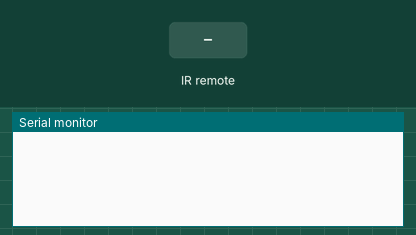
The sketch below on a simulated Arduino Uno, built with avr-gcc and run on an emulated ATmega328P. On the bench: the last lines printed to the serial monitor. The inputs (shaded band) are chosen by the test bench.

Above: at 1.2 s.
1.3 s: infrared code 0xB946FF00 received
At 2.5 s:
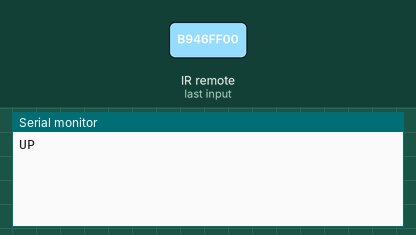
2.8 s: infrared code 0xEA15FF00 received
At 3.9 s:
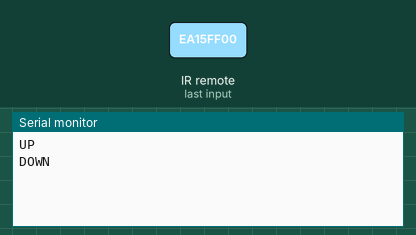
4.3 s: infrared code 0xBB44FF00 received
At 5.1 s:
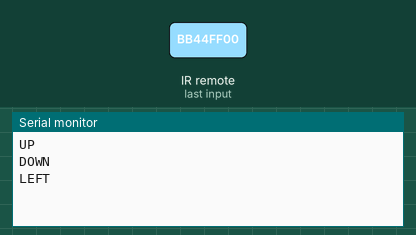
5.8 s: infrared code 0xBC43FF00 received
At 6.2 s:
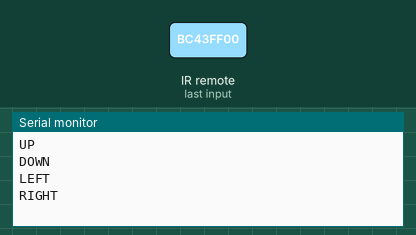
7.3 s: infrared code 0xBF40FF00 received
At 8.6 s:
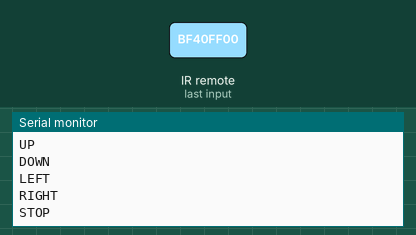

Measured:
- after the input at 1.3 s, the serial monitor: prints a new line at once (image 1)
- after the input at 2.8 s, the serial monitor: prints a new line at once (image 2)
- after the input at 4.3 s, the serial monitor: prints a new line at once (image 3)
- after the input at 5.8 s, the serial monitor: prints a new line at once (image 4)
- after the input at 7.3 s, the serial monitor: prints a new line at once (image 5)

The sketch:

IRControl.ino
```cpp
///////////////////////////////////////////////////////////////////////////////////////////////////////////
/// SERVO CONTROL

#include <Servo.h>

Servo myservo;  // create servo object to control the servo

int head_pos = 91;
int head_speed = 15;

void Head_Turn(int address, int speed) {  // address 0 - 180
  if (address > head_pos) {
    // look right
    for (int pos = head_pos; pos <= address; pos += 1) { // goes from 0 degrees to 180 degrees
      // in steps of 1 degree
      myservo.write(pos);                 // tell servo to go to position in variable 'pos'
      delay(speed);                       // waits 15ms for the servo to reach the position
    }
  } else {
    // look left
    for (int pos = head_pos; pos >= address; pos -= 1) { // goes from 180 degrees to 0 degrees
      myservo.write(pos);              // tell servo to go to position in variable 'pos'
      delay(speed);                       // waits 15ms for the servo to reach the position
    }
  }
}

void Head_Handler(void) {
  if (Serial.available() > 0) {
    String cmd = Serial.readString();   // read in head position from serial
    cmd.trim();                         // trim new lines, or extra crap at the end

    if (cmd.length() > 0) {     // if there is input
      head_pos = cmd.toInt();   // convert it to a number
      Head_Turn(head_pos, head_speed);  // and turn the head
    }
  }
}

void Head_Setup(void) {
  myservo.attach(A2);         // attaches the servo on pin 9 to the servo object
  Head_Turn(head_pos, head_speed);    // center the head
}

///////////////////////////////////////////////////////////////////////////////////////////////////////////
/// ULTRA SONIC SENSOR

#define TRIG_PIN A1
#define ECHO_PIN A0
int object_distance=0;

float checkdistance(void) {
  digitalWrite(TRIG_PIN, LOW);  // reset the trigger pin
  delayMicroseconds(2);
  digitalWrite(TRIG_PIN, HIGH); // send a pulse for 10 microseconds
  delayMicroseconds(10);
  digitalWrite(TRIG_PIN, LOW);  // stop the pulse

  float duration = pulseIn(ECHO_PIN, HIGH); // measure the time it takes for the pulse to come back
  float distance = (duration * 0.034) / 2;  // convert the duration from m/s to cm / ms
                                            // We divide by half to measure just the return bit
  return distance;
}

void UltraSonic_Handler(void) {
  // get the distance from sensor and print it out
  object_distance = checkdistance();
  Serial.print("Distance:");
  Serial.print(object_distance);
  Serial.println("CM");
}

void UltraSonic_Setup(void) {
  pinMode(TRIG_PIN, OUTPUT);  // set trigger pin to output
  pinMode(ECHO_PIN, INPUT);   // set echo pin to input
}


///////////////////////////////////////////////////////////////////////////////////////////////////////////
/// IR Control

#include <IRremote.hpp>
#define IR_RECEIVE_PIN 12

#define IR_UP 0xB946FF00
#define IR_DOWN 0xEA15FF00

#define IR_LEFT 0xBB44FF00
#define IR_RIGHT 0xBC43FF00

#define IR_OK 0xBF40FF00

void IRremote_Handler(void) {
  // if data received, print it
  if (IrReceiver.decode()) {
    uint32_t data = IrReceiver.decodedIRData.decodedRawData;
    switch (data) {
      case IR_UP:
        Serial.println("UP");
        break;
      case IR_DOWN:
        Serial.println("DOWN");
        break;
      case IR_LEFT:
        Serial.println("LEFT");
        break;
      case IR_RIGHT:
        Serial.println("RIGHT");
        break;
      case IR_OK:
        Serial.println("STOP");
        break;
      default:
        Serial.println(data, HEX);
        break;
    }

    IrReceiver.resume(); // Enable receiving of the next value


  }
}

void IRremote_Setup(void) {
  IrReceiver.begin(IR_RECEIVE_PIN, ENABLE_LED_FEEDBACK); // Start the receiver
}


///////////////////////////////////////////////////////////////////////////////////////////////////////////
/// MAIN PROGRAM

void setup(void) {
  // Initialize serial communication at 9600 baud rate
  Serial.begin(115200);
  //Head_Setup();
  //UltraSonic_Setup();
  IRremote_Setup();
}


void loop(void) {
  //Head_Handler();
  //UltraSonic_Handler();
  IRremote_Handler();
}
```
